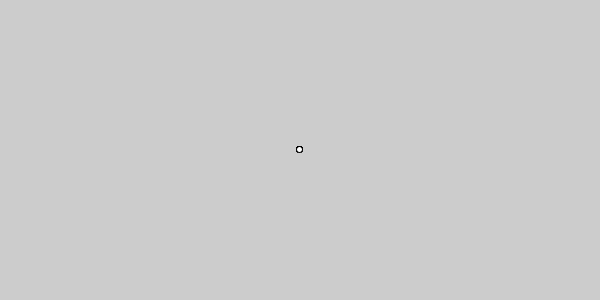
Frame 1 (no input)
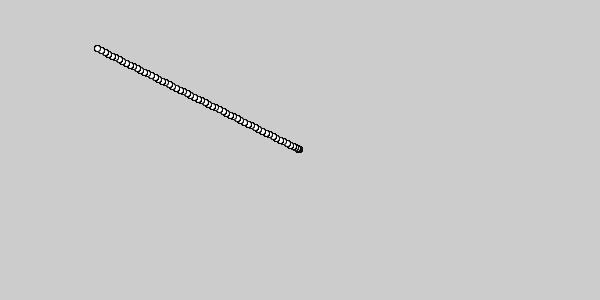
Frame 60 (the mouse pressed at the canvas centre just before this capture)
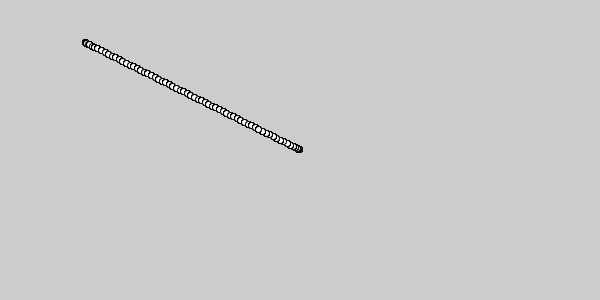
Frame 120 (the mouse held since frame 60 and released just before this capture)

The Processing sketch that drew these frames (run headless with seeded random() and noise(); from frame 60 on, the mouse is pressed at the canvas centre):

// Processing sketch: moverObject
// ── moverObject.pde
//移動オブジェクト
//運動のすべてのロジックをクラスの中にカプセル化していく
//マウスに向かう加速度を導入
//マウスに向かってMoverの群が加速する

Mover[] movers = new Mover[20]; //オブジェクトの配列

void setup() {
  size(600, 300);
  for(int i = 0; i < movers.length; i ++) {
    movers[i] = new Mover(); //配列内の各オブジェクトを初期化
  }
}

void draw() {
  for(int i = 0; i < movers.length; i ++) { //配列内のすべてのオブジェクトに対して関数を呼び出し
  movers[i].update();
  movers[i].checkEdges();
  movers[i].display();
  }
}

class Mover {
  PVector location;  //位置
  PVector velocity;  //速度: 位置の変化の割合
  PVector acceleration; //加速度: 速度の変化の割合
  float topspeed; //速度の大きさを制限
  

  Mover() {
    location = new PVector(width/2, height/2);
    velocity = new PVector(0, 0);  
    topspeed = 4;
  }
  
  //Moverを動かす
  void update() {
    //加速度の計算アルゴリズム
    PVector mouse = new PVector(mouseX, mouseY);  //マウスの位置ベクトル
    PVector dir = PVector.sub(mouse, location); ////マウスを指すベクトル(大きさと方向)を求める
    dir.normalize(); //正規化(大きさは1にして後で自由にスケーリングする)
    dir.mult(0.5); //スケーリング
    acceleration = dir; //スケーリングしたマウス方向ベクトルを加速度として設定
    velocity.add(acceleration);  //速度は加速度によって変化し、topspeedによって制限される
    velocity.limit(topspeed);
    location.add(velocity);
  }
  //Moverを表示
  void display() {
    stroke(0);
    fill(255);
    ellipse(location.x, location.y,6, 6);
  }
  //キャンパスの端に来た時の動作
  //反対側に回りこませる
  void checkEdges() {
    if (location.x > width) {
      location.x = 0;
    } else if (location.x < 0) {
      location.x = width;
    }

    if (location.y > height) {
      location.y = 0;
    } else if (location.y < 0) {
      location.y = height;
    }
  }
  //パーリンノイズのマッピング関数
  float mapNoise(float t, float mapMin, float mapMax) {
    float n = noise(t);
    //マッピングしたい値、現在の値の範囲(最小値、最大値)、使いたい範囲
    float x = map(n, 0, 1, mapMin, mapMax);
    return x;
  }
}
